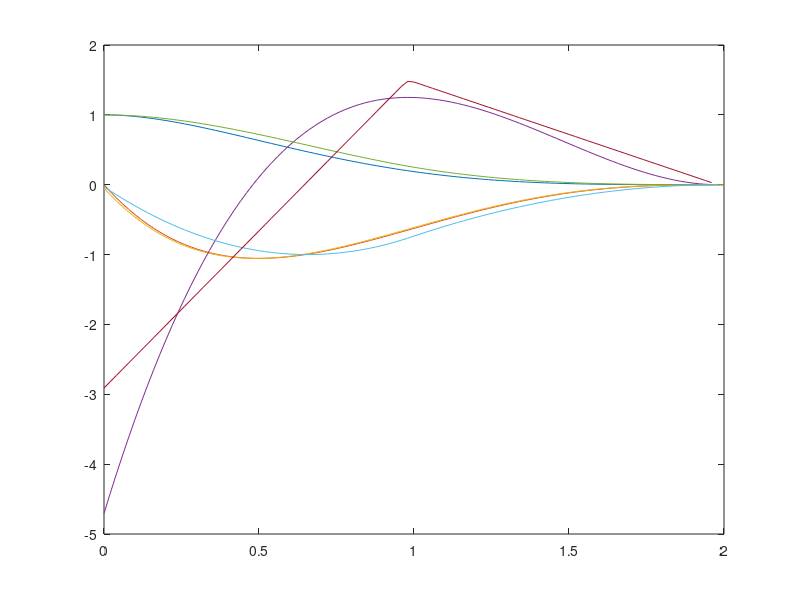

Write MATLAB code to recreate this figure.
%% plotting kernels

clc
clear

step=0.02;
q=[0:step:2];

WC2=(1+2*q).*(1-q/2).^4; %Wendland Kernel
dwc2hand=2*(1-q/2).^4-2*(1+2*q).*(1-q/2).^3;
dWC2=diff(WC2)/step;
d2WC2=diff(dWC2)/step;
% fftWC2=fft(WC2);
% fftdWC2=fft(dWC2);
% fftd2WC2=fft(d2WC2);

for i=1:numel(q) %Cubic Spline Kernel
   if q(i)<1
       CS(i)=1-3/2*q(i)^2+3/4*q(i)^3;
   else 
       CS(i)=1/4*(2-q(i))^3;
   end    
end
dCS=diff(CS)/step;
d2CS=diff(dCS)/step;
% fftCS=fft(CS);
% fftdCS=fft(dCS);
% fftd2CS=fft(d2CS);

figure;
plot(q,WC2)
hold all
plot(q,dwc2hand)
plot(q(:,1:length(dWC2)),dWC2)
plot(q(:,1:length(d2WC2)),d2WC2)
% figure;
% plot(q(:,1:length(fftWC2)),fftWC2)
% hold all
% plot(q(:,1:length(fftdWC2)),fftdWC2)
% plot(q(:,1:length(fftd2WC2)),fftd2WC2)

plot(q,CS)
plot(q(:,1:length(dCS)),dCS)
plot(q(:,1:length(d2CS)),d2CS)
% plot(q(:,1:length(fftCS)),fftCS)
% plot(q(:,1:length(fftdCS)),fftdCS)
% plot(q(:,1:length(fftd2CS)),fftd2CS)